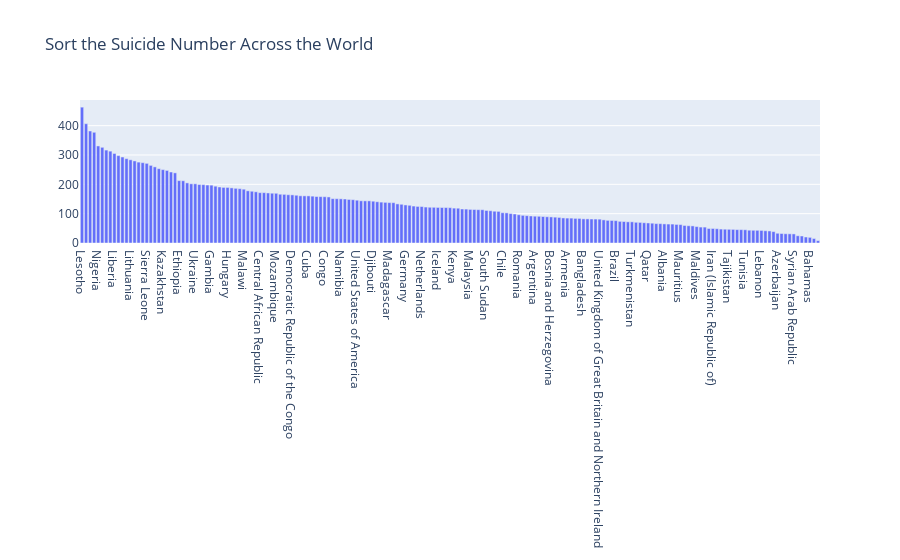

The notebook cell this image was saved under:
### Code cell
import plotly.graph_objects as go

fig = go.Figure([go.Bar(x=df_BothSex_suicide['Country'], y=df_BothSex_suicide['Total_suicide_number'])])
fig.update_layout(title="Sort the Suicide Number Across the World",barmode='stack', xaxis={'categoryorder':'total descending'})
fig.show()

### Figure 1 — Plotly figure (JSON) as saved in the notebook; plotly's stock layout.template omitted (floating-point values rounded to 4 significant figures; data arrays with more than 128 entries replaced by an {"elided": "..."} marker saying what was removed)
{"data": [{"type": "bar", "x": {"elided": "183 str values"}, "y": {"elided": "183 float values"}}], "layout": {"autosize": true, "barmode": "stack", "title": {"text": "Sort the Suicide Number Across the World"}, "xaxis": {"autorange": true, "categoryorder": "total descending", "range": [-0.5, 182.5], "type": "category"}, "yaxis": {"autorange": true, "range": [0, 487.5], "type": "linear"}}}
